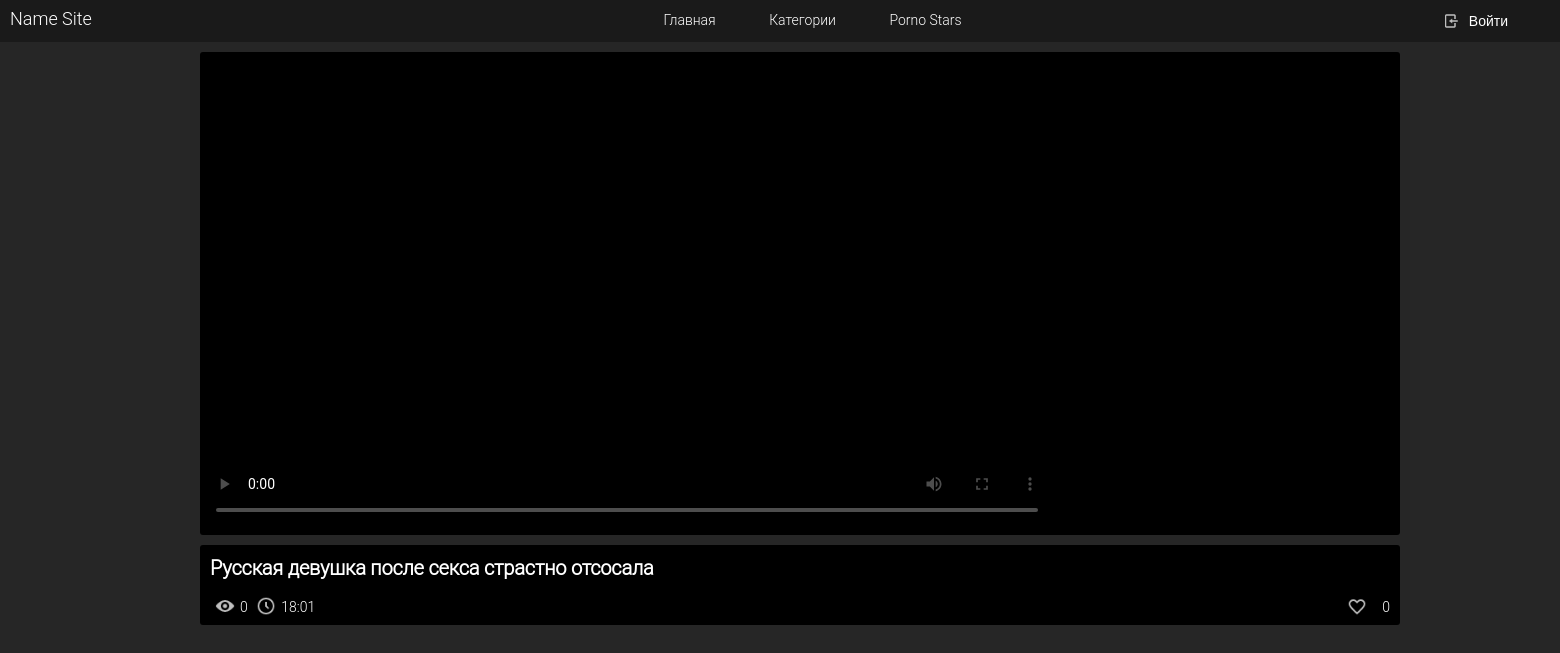
The app's page /?id=3, older data.
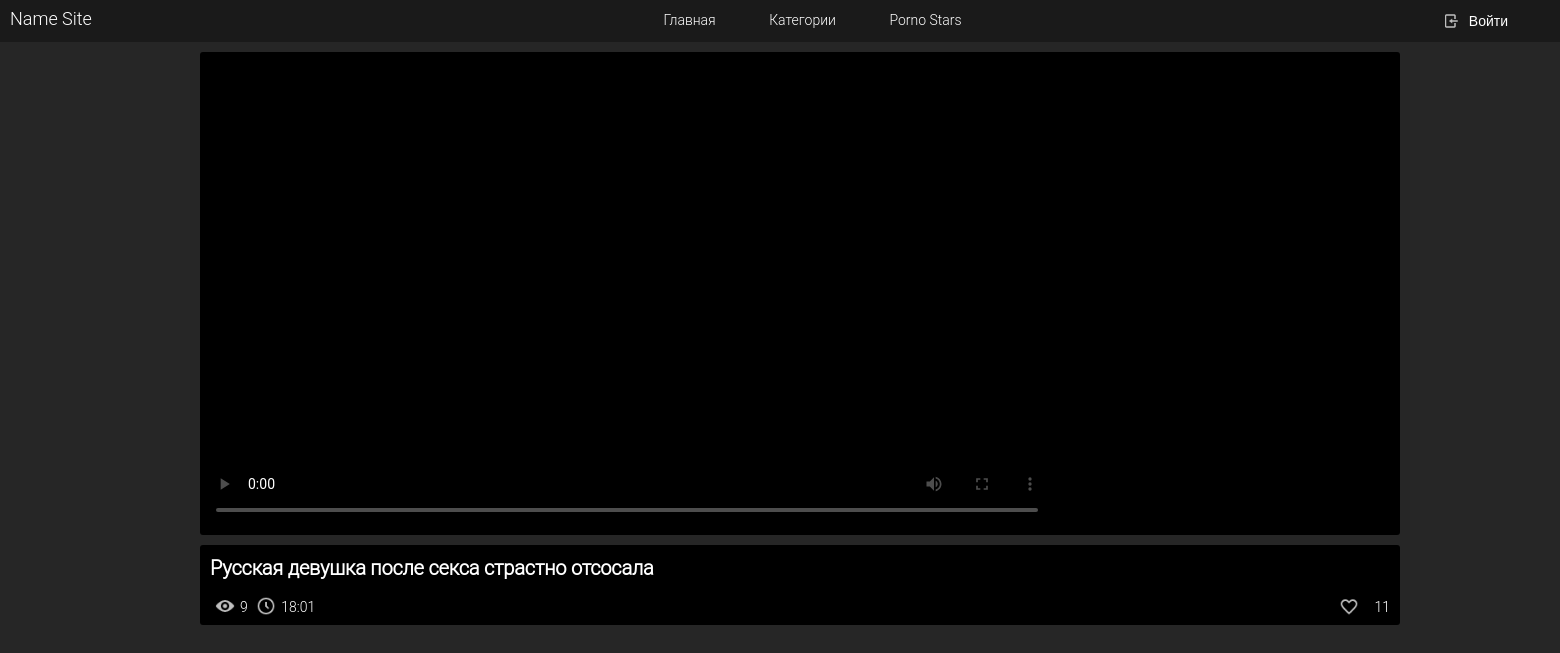
The same page, newer data.
### tables this page shows
CREATE TABLE `posts` (
  `id` int(11) NOT NULL,
  `title` varchar(180) NOT NULL,
  `pre` varchar(50) NOT NULL,
  `descr` varchar(500) NOT NULL,
  `time` varchar(10) NOT NULL,
  `views` int(11) NOT NULL,
  `likes` int(11) NOT NULL,
  `video` varchar(50) NOT NULL
);

### video.php (called while the page is built, shortened)
<?php
require_once 'engine/db_config.php';
$connect_DB = mysqli_connect($hostDB, $userDB, $passwordDB, $nameDB) or die("Ошибка" . mysqli_error($connect_DB));
$id_video = $_GET['id'];
$sql = "SELECT * FROM posts WHERE id = '$id_video'";
$query = mysqli_query($connect_DB, $sql);
$info_array = mysqli_fetch_assoc($query);
require_once "templete/head.php";
require_once "templete/header.php";
require_once "templete/full-story.php";
require_once "templete/bottom.php";
?>

### templete/full-story.php (the view, shortened to what this page needs)
<div class="full-story">
    <div class="videoBlock radius">
        <div class="video">
            <video src="<?php echo $info_array['video']?>" controls poster="<?php echo $info_array['pre']?>"></video>
        </div>
    </div>
    <div class="finfo radius">
        <div class="ftitle"><h1><?php echo $info_array['title']?></h1></div>
        <div class="infol inline-block">
            <div class="fviews inline-block"><img src="../templete/images/views.png" alt="" class="infopng"><div class="itext inline-block"><?php echo $info_array['views']?></div></div>
            <div class="ftime inline-block"><img src="../templete/images/time.png" alt="" class="infopng"><div class="itext inline-block"><?php echo $info_array['time']?></div></div>
        </div>
        <div class="infor inline-block right">
            <div class="flikes inline-block"><img src="../templete/images/un_like.png" alt="" class="infopngr"><div class="itext inline-block"><?php echo $info_array['likes']?></div></div>
        </div>
    </div>
</div>

### index.php (shortened to what this page needs)
<?php
require_once 'engine/db_config.php';
if ($_GET['id'] > 0) require_once "video.php";
else require_once "templete/main.php";
?>

### templete/head.php (shortened to what this page needs)
<!doctype html>
<html lang="ru">
<head>
</head>
<body>

### templete/header.php (shortened to what this page needs)
<header>
    <div id="head" class="center">
        <div id="logo" class="inline-block">
            <a href="/">Name Site</a>
        </div>
        <div id="navigation">
            <a href="/" class="nava">Главная</a>
            <a href="#" class="nava">Категории</a>
            <a href="#" class="nava">Porno Stars</a>
        </div>
        <div id="search" class="right">
            <div class="subsearch pointer" onclick="opensearch()"><img src="../templete/images/search.png" alt=""></div>
        </div>
        <div id="head_block_right" class="right ">
            <?php require_once "profile.php"; ?>
        </div>
    </div>
</header>

### templete/profile.php
<?php
if (isset($_SESSION['login']) and isset($_SESSION['password'])) {
    if ($_COOKIE['logining'] == 2) {
        echo '
    <div id="profile">';
        if($noavatar){
            echo '<div class="avatar"><img src="../templete/images/no_avatar.png" alt="" class="noavatar"></div>';
        }
        else {
            echo '<div class="avatar"><img src="'. $avatar .'" alt="" class="eavatar"></div>';
        }
        echo '
        <div id="profilenav" class="textcenter pointer inline-block" onmouseover="openloginmenu()" onmouseout="closeloginmenu()">' . $_SESSION['login'] . '</div>
        <div class="profileadd inline-block"><img src="../templete/images/menu_open.png" alt="" class="menu_add"></div>
    </div>
    <div id="loginmenu" class="textcenter radius" onmouseover="openloginmenu()" onmouseout="closeloginmenu()">
        <div class="block1">';
        if ($checkadmin == 2) echo '<div class="li pointer"><a href="../admin.php" class="lipro panel trans">Админ панель</a></div>';
        echo '
            <div class="li pointer"><a href="#" class="lipro profile trans">Мой профиль</a></div>
            <div class="li pointer"><a href="#" class="lipro favorites trans">Мое любимое</a></div>
            <div class="li pointer"><a href="#" class="lipro history trans">История</a></div>
            <div class="li pointer"><a href="#" class="lipro settings trans">Настройки</a></div>
            <form method="post" class="formexit">
                <input type="submit" name="exit" value="Выйти" class="exit">
            </form>
        </div>
    </div>
    ';
    } elseif ($_COOKIE['logining'] == 1) {
        echo '
            <div id="auth">
                <img src="../templete/images/enter.png" alt="" class="enter"><button onclick=\'changeStyleDiv()\' id="access">Войти</button>
            </div>
        ';
        echo '<div class="errorlogin textcenter radius" id="closeerror">Неверный логин или пароль</div>';
    } else {
        echo '
        <div id="auth">
            <img src="../templete/images/enter.png" alt="" class="enter"><button onclick=\'changeStyleDiv()\' id="access">Войти</button>
        </div>
    ';
    }
} else {
    echo '
        <div id="auth">
            <img src="../templete/images/enter.png" alt="" class="enter"><button onclick=\'changeStyleDiv()\' id="access">Войти</button>
        </div>
    ';
}
?>

### templete/bottom.php (shortened to what this page needs)
</body>
</html>
<link href="../templete/css/style.css" rel="stylesheet">

Row changes from the older to the newer data that the page shows:
changed posts "Русская девушка после секса страстно отсосала": views "0" → "9"; likes "0" → "11"
